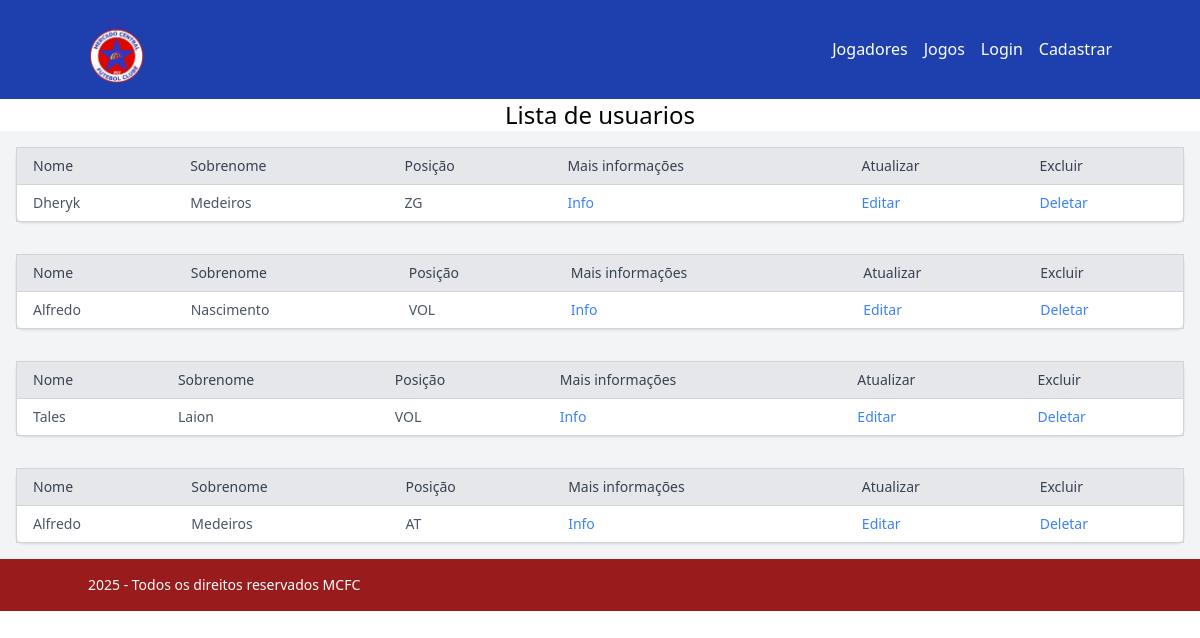
/users/, run on the app's committed database.
### usuarios/models.py (models this page shows, shortened)
class NewUser(AbstractUser):
  email = models.EmailField(max_length=255, unique=True,blank=True,null=True)
  posicoes = (
    ('GK', 'goleiro'),
    ('ZG', 'zagueiro'),
    ('LD', 'lateral direito'),
    ('LE', 'lateral esquerdo'),
    ('VOL', 'volante'),
    ('MEI', 'meio-campista'),
    ('AT', 'atacante')
  )
  posicao = models.CharField(max_length=3, choices=posicoes,blank=False,null=False)
  descricao = models.TextField(blank=True,null=True)
  foto_perfil = models.ImageField(upload_to='fotos/',blank=True, null=True)

### usuarios/views.py (the view)
# urls.py: path('', UserListView.as_view(), name='users'),
class UserListView(ListView):
  model = NewUser
  template_name = 'usuarios/users.html'
  context_object_name = 'users'

### usuarios/templates/usuarios/users.html
{% extends "base.html" %}
{% block content %}
  <h1 class="flex justify-center text-2xl">Lista de usuarios</h1>
  {% for user in users %}
  <div class="overflow-x-auto p-4 bg-gray-100" >
    <table class="min-w-full border border-gray-300 bg-white rounded-lg shadow">
      <thead class="bg-gray-200">
        <tr>
          <th class="px-4 py-2 text-left text-sm font-medium text-gray-700 border-b border-gray-300">
            Nome
          </th>
          <th class="px-4 py-2 text-left text-sm font-medium text-gray-700 border-b border-gray-300">
            Sobrenome
          </th>
          <th class="px-4 py-2 text-left text-sm font-medium text-gray-700 border-b border-gray-300">
            Posição
          </th>
          <th class="px-4 py-2 text-left text-sm font-medium text-gray-700 border-b border-gray-300">
            Mais informações
          </th>
          <th class="px-4 py-2 text-left text-sm font-medium text-gray-700 border-b border-gray-300">
            Atualizar
          </th>
          <th class="px-4 py-2 text-left text-sm font-medium text-gray-700 border-b border-gray-300">
            Excluir
          </th>
        </tr>
      </thead>
      <tbody>
        <tr class="hover:bg-gray-100">
          <td class="px-4 py-2 text-sm text-gray-600 border-b border-gray-300">
            {{ user.first_name }}
          </td>
          <td class="px-4 py-2 text-sm text-gray-600 border-b border-gray-300">
            {{ user.last_name }}
          </td>
          <td class="px-4 py-2 text-sm text-gray-600 border-b border-gray-300">
            {{ user.posicao }}
          </td>
          <td class="px-4 py-2 text-sm text-gray-600 border-b border-gray-300">
            <a
              class="text-blue-500 hover:underline"
              href="{% url 'user_detail' user.id %}">
              Info
            </a>
            <td class="px-4 py-2 text-sm text-gray-600 border-b border-gray-300">
              <a
                class="text-blue-500 hover:underline"
                href="{% url 'user_update' user.id %}">
                Editar
              </a>
          </td>
          <td class="px-4 py-2 text-sm text-gray-600 border-b border-gray-300">
            <a
              class="text-blue-500 hover:underline"
              href="{% url 'user_delete' user.id %}">
              Deletar
            </a>
        </td>
        </tr>
      </tbody>
    </table>
  </div>
  {% endfor %}
{% endblock %}

### data on the page
NewUser: first_name "Dheryk", last_name "Medeiros", posicao "ZG"
NewUser: first_name "Alfredo", last_name "Nascimento", posicao "VOL"
NewUser: first_name "Tales", last_name "Laion", posicao "VOL"
NewUser: first_name "Alfredo", last_name "Medeiros", posicao "AT"
